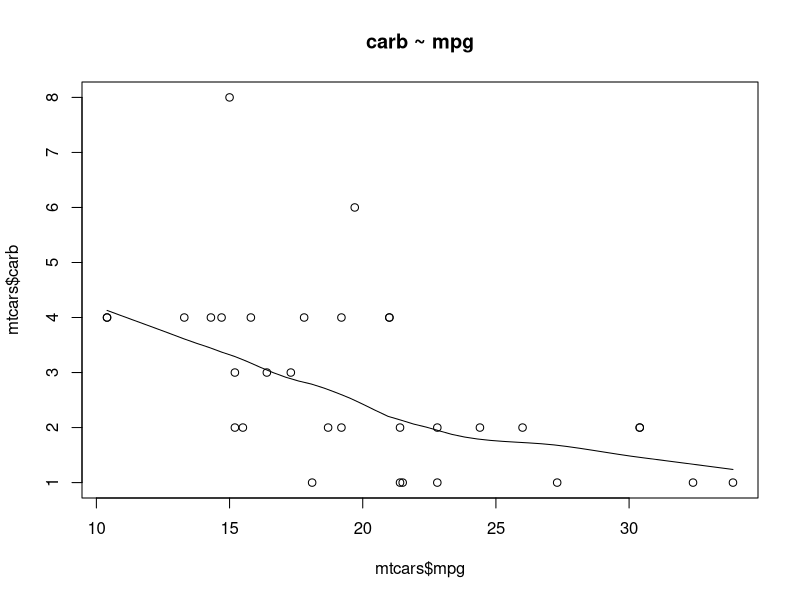
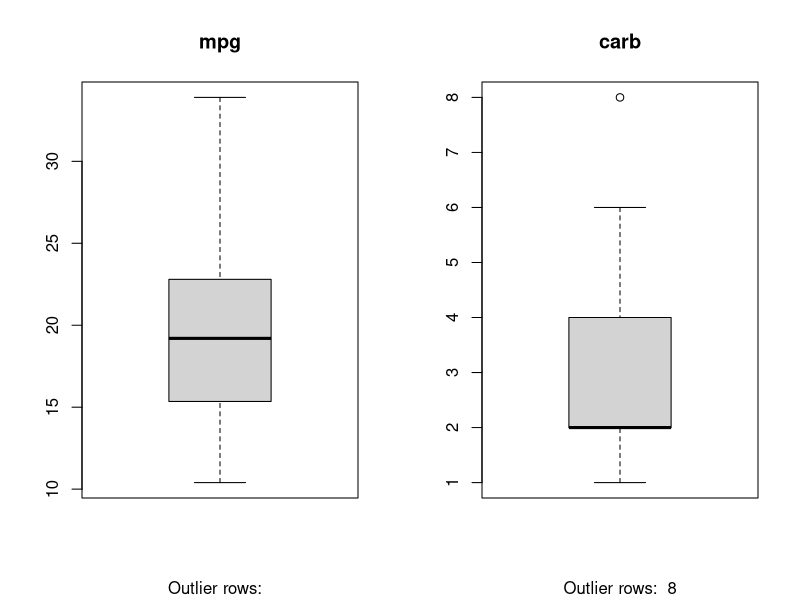
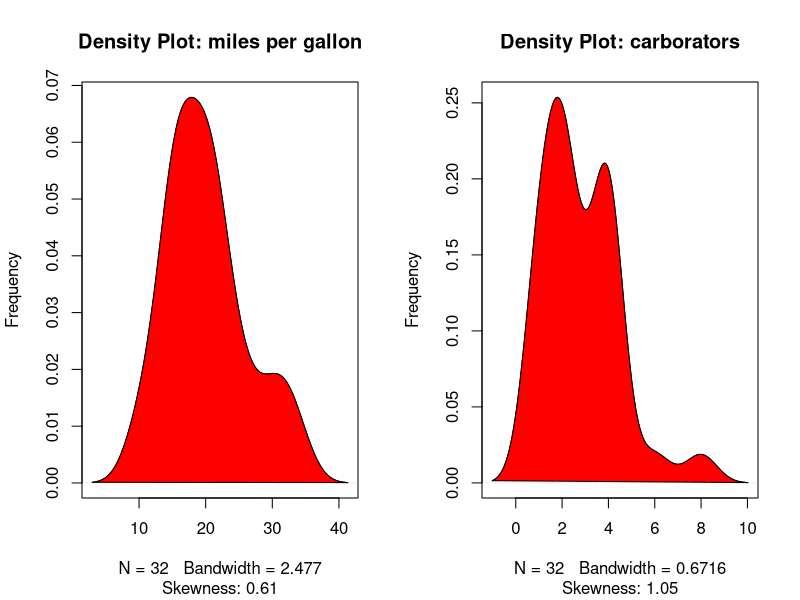

Recreate these plots in R, in order.
#Cars
cars
str(cars)
head(cars)
mtcars
#Scatter Plot
scatter.smooth(x=mtcars$mpg, y=mtcars$carb, main="carb ~ mpg")
#BoxPlot 
par(mfrow=c(1, 2))
boxplot(mtcars$mpg, main="mpg", sub=paste("Outlier rows: ", boxplot.stats(mtcars$mpg)$out))
boxplot(mtcars$carb, main="carb", sub=paste("Outlier rows: ", boxplot.stats(mtcars$carb)$out))
par(mfrow=c(1, 1))

#Density plot
library(e1071)
par(mfrow=c(1, 2))  # divide graph area in 2 columns
plot(density(mtcars$mpg), main="Density Plot: miles per gallon", ylab="Frequency", sub=paste("Skewness:", round(e1071::skewness(mtcars$mpg), 2)))
polygon(density(mtcars$mpg), col="red")
plot(density(mtcars$carb), main="Density Plot: carborators", ylab="Frequency", sub=paste("Skewness:", round(e1071::skewness(mtcars$carb), 2)))
polygon(density(mtcars$carb), col="red")

#Correlation

cor(mtcars$mpg, mtcars$carb)
#result= there is an low relationship btwn mpg and carb as the correaltion is negative ane near to 0 representing that mpg is unexplained by the carb

#Build Linear Model
#The lm() function 
#relationship between the predictor and response
linearMod= lm(carb ~ mpg, data=mtcars)
#predictor-mpg, response-carb
print(linearMod)

#Linear Regression Diagnostics
summary(linearMod)

#The p Value: Checking for statistical significance
#p-Value (bottom last line) and the p-Value of individual predictor variables (extreme right column under ‘Coefficients’)

#Predicting Linear Models
# Create Training and Test data 
set.seed(100)
trainingRowIndex = sample(1:nrow(mtcars), 0.8*nrow(mtcars)) 
trainingData = mtcars[trainingRowIndex, ]
testData  = mtcars[-trainingRowIndex, ]

str(mtcars)
cor(mtcars$mpg,mtcars$carb)

#Develop the model on the training data and use it to predict the distance on test data
lmMod = lm(mpg ~ carb, data=trainingData)
(mpgPred = predict(lmMod, testData))
summary(lmMod)

#Calculate prediction accuracy and error rates
(actuals_preds = data.frame(cbind(actuals=testData$mpg, predicteds=mpgPred)))
(correlation_accuracy = cor(actuals_preds))
head(actuals_preds)

#calculate the Min Max accuracy and MAPE: 

(min_max_accuracy = mean(apply(actuals_preds, 1, min) / apply(actuals_preds, 1, max)) )
(mape = mean(abs((actuals_preds$predicteds - actuals_preds$actuals))/actuals_preds$actuals))
?abs
